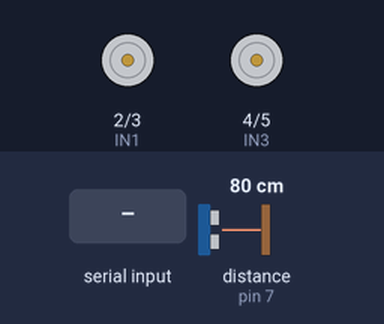
A sketch run on a simulated Arduino Leonardo, built with avr-gcc and run on an emulated ATmega32U4. On the bench: motor-driver pin pairs drawn as motors (green arrow = first pin HIGH = forward, orange = second pin HIGH = backward, longer = more drive). Wiring (inferred from the names in the program): ultrasonic range finder: trigger pin 8; echo pin 7. The inputs (shaded band) are chosen by the test bench; at power-on: distance to the obstacle (sensor on pin 7) 80 cm. The echo pulse lasts 58.3 µs per cm.

Above: at 1.2 s.
1.3 s: "w" received over Serial
At 1.6 s:
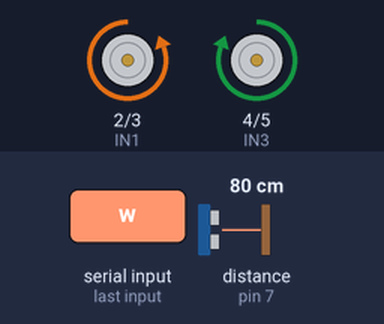
2.8 s: "s" received over Serial
At 4.0 s:
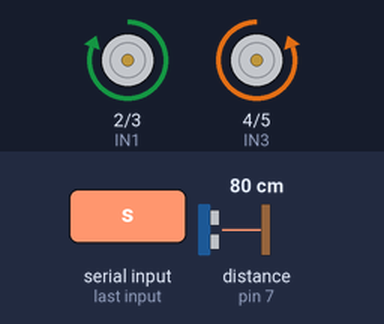
4.3 s: "a" received over Serial
At 5.3 s:
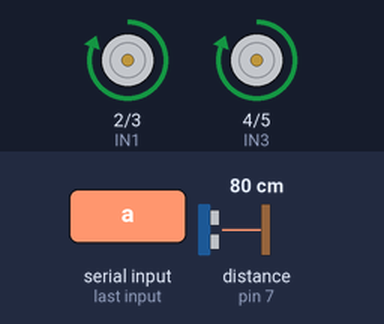
5.8 s: "d" received over Serial
At 6.5 s:
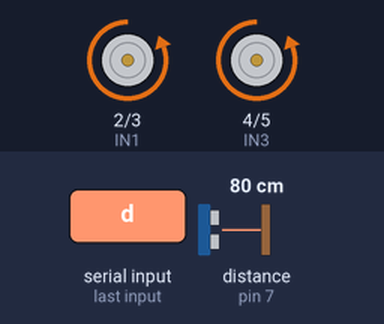
7.3 s: "x" received over Serial
At 8.7 s:
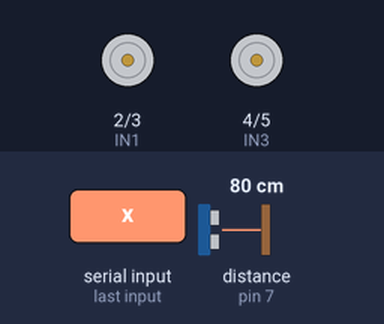
Timing chart, 0 to 9.8 s (numbered marks = the images above; inputs shaded):
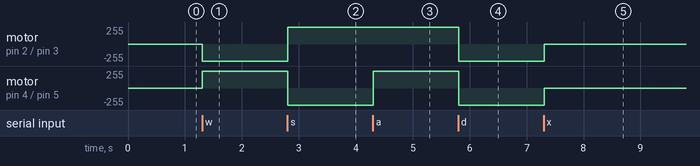

The sketch:

laneAurdino.ino
```cpp
#include <Mouse.h>
#define IN1 2
#define IN2 3
#define IN3 4
#define IN4 5
const int trigpin= 8;
const int echopin= 7;
const int vibrationPin = A1;
long duration;
int distance;
int sensorValue;
char command;
// Define the pin number for the IR sensor
const int leftIRSensor = 13;
const int rightIRSensor = 12;

void setup(){
  // Initialize Serial communication
  Serial.begin(9600);

  // Initialize the IR sensor pin as input
  pinMode(leftIRSensor, INPUT);
  pinMode(rightIRSensor, INPUT);
  pinMode(IN1, OUTPUT);
  pinMode(IN2, OUTPUT);
  pinMode(IN3, OUTPUT);
  pinMode(IN4, OUTPUT);
  pinMode(trigpin,OUTPUT);
  pinMode(echopin,INPUT);
}

void loop() {

  // Debugging: print sensor values
  digitalWrite(trigpin, HIGH);
  delayMicroseconds(10);
  digitalWrite(trigpin, LOW);
  duration = pulseIn(echopin, HIGH);
  distance = duration * 0.034 / 2;
  // Normal operation based on received commands
  switch(command) {
    case 'w': // Move forward if distance is greater than 10
      if (distance > 10){
        forward(); // Move forward only if distance is greater than 10
      } else {
        stopMotors(); // Stop if distance is less than or equal to 10
      }
      break;
    case 's': // Move backward
      backward();
      break;
    case 'a': // Turn left
      left();
      break;
    case 'd': // Turn right
      right();
      break;
    case 'x': // Stop
      stopMotors();
      break;
    case 'e':
      const int threshold = 600;
      int leftSensorValue = digitalRead(leftIRSensor);
      int rightSensorValue = digitalRead(rightIRSensor);
      Serial.println(leftSensorValue);
        // Lane detection
        if (leftSensorValue && rightSensorValue) {
          // If both sensors are on the line, move forward
          forward();
        } else if (leftSensorValue) {
          // If left sensor detects the line, turn right
          right();
        } else if (rightSensorValue) {
          // If right sensor detects the line, turn left
          left();
        } else {
          // If both sensors do not detect the lineeee, stopm
          stopMotors();
        }
       break;

  }

  if (Serial.available() > 0) {
    command = Serial.read();
  }


}
void left() {
  digitalWrite(IN1, HIGH);
  digitalWrite(IN2, LOW);
  digitalWrite(IN3, HIGH);
  digitalWrite(IN4, LOW);
}

void right() {
  digitalWrite(IN1, LOW);
  digitalWrite(IN2, HIGH);
  digitalWrite(IN3, LOW);
  digitalWrite(IN4, HIGH);
}

void forward() {
  digitalWrite(IN1, LOW);
  digitalWrite(IN2, HIGH);
  digitalWrite(IN3, HIGH);
  digitalWrite(IN4, LOW);
}

void backward() {
  digitalWrite(IN1, HIGH);
  digitalWrite(IN2, LOW);
  digitalWrite(IN3, LOW);
  digitalWrite(IN4, HIGH);
}

void stopMotors() {
  digitalWrite(IN1, LOW);
  digitalWrite(IN2, LOW);
  digitalWrite(IN3, LOW);
  digitalWrite(IN4, LOW);
}
```

Measured:
- after the input at 1.3 s, motor on pin 2 (IN1) / pin 3 (IN2): stopped → backward 255/255 at once; motor on pin 4 (IN3) / pin 5 (IN4): stopped → forward 255/255 at once
- after the input at 2.8 s, motor on pin 2 (IN1) / pin 3 (IN2): backward 255/255 → forward 255/255 at once; motor on pin 4 (IN3) / pin 5 (IN4): forward 255/255 → backward 255/255 at once
- after the input at 4.3 s, motor on pin 4 (IN3) / pin 5 (IN4): backward 255/255 → forward 255/255 at once
- after the input at 5.8 s, motor on pin 2 (IN1) / pin 3 (IN2), motor on pin 4 (IN3) / pin 5 (IN4): forward 255/255 → backward 255/255 at once
- after the input at 7.3 s, motor on pin 2 (IN1) / pin 3 (IN2), motor on pin 4 (IN3) / pin 5 (IN4): backward 255/255 → stopped at once
